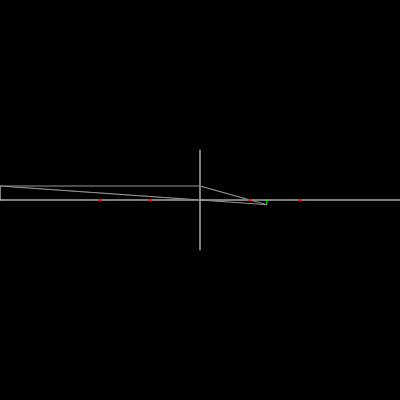
Frame 1 (no input)
Frame 60 (no input): identical to frame 1, image omitted
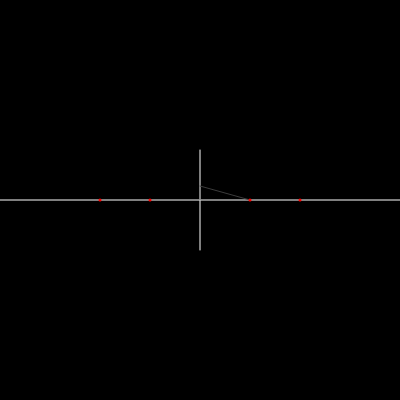
Frame 120 (the mouse pressed at the canvas centre since frame 60)

The p5.js sketch that drew these frames (run headless with seeded random() and noise() and a simulated clock; from frame 60 on, the mouse is pressed at the canvas centre):

// p5.js sketch
// ── sketch.js
let lens = {"pos": 0, "focus": 50};
let object = {"pos": -20, "size": 14};
let image = {"pos": -20, "size": 14};

function setup(){
    createCanvas(400,400);
}

function draw(){
    background(0);
    translate(width/2, height/2);
    scale(1,-1);
    stroke(255);
    strokeWeight(1);
    line(-width/2, 0, width/2, 0);
    object.pos = map(mouseX, 0, width, -width/2, width/2);
    if(Math.abs(-width/2 - object.pos) < 10) object.pos = -width/2;
    image.pos = getV();
    image.size = getI();

    
    
    //drawing lens
    strokeWeight(1);
    line(lens.pos, 50, lens.pos, -50);

    // drawing object
    strokeWeight(1);
    line(object.pos, 0,object.pos, object.size)

    // drawing image
    stroke(0, 255,0)
    strokeWeight(1);
    line(image.pos, 0,image.pos, image.size)

    // drawing guide
    stroke(150)
    // object to lens
    line(object.pos, object.size, 0 , object.size)
    // lens to object + passing through focus
    stroke(60) 
    line(0 , object.size, lens.focus, 0);
    stroke(150)
    line(0 , object.size, image.pos, image.size);
    // object to image + passing through C
    stroke(60)
    line(object.pos, object.size, 0 , 0);
    stroke(150)
    line(object.pos, object.size, image.pos , image.size); 


    stroke(255,0,0)
    strokeWeight(3)
    point(lens.focus, 0)
    point(lens.focus*2, 0)
    point(-lens.focus, 0 )
    point(-lens.focus*2, 0)
}

function getV(){
    let v = (lens.focus*object.pos)/(object.pos + lens.focus);
    if(v==-Infinity) v = 999999999999999;
    console.log(object.pos + "     " +  v)
    return v;
}

function getI(){
    I = image.pos/object.pos * object.size;
    return I;
}
